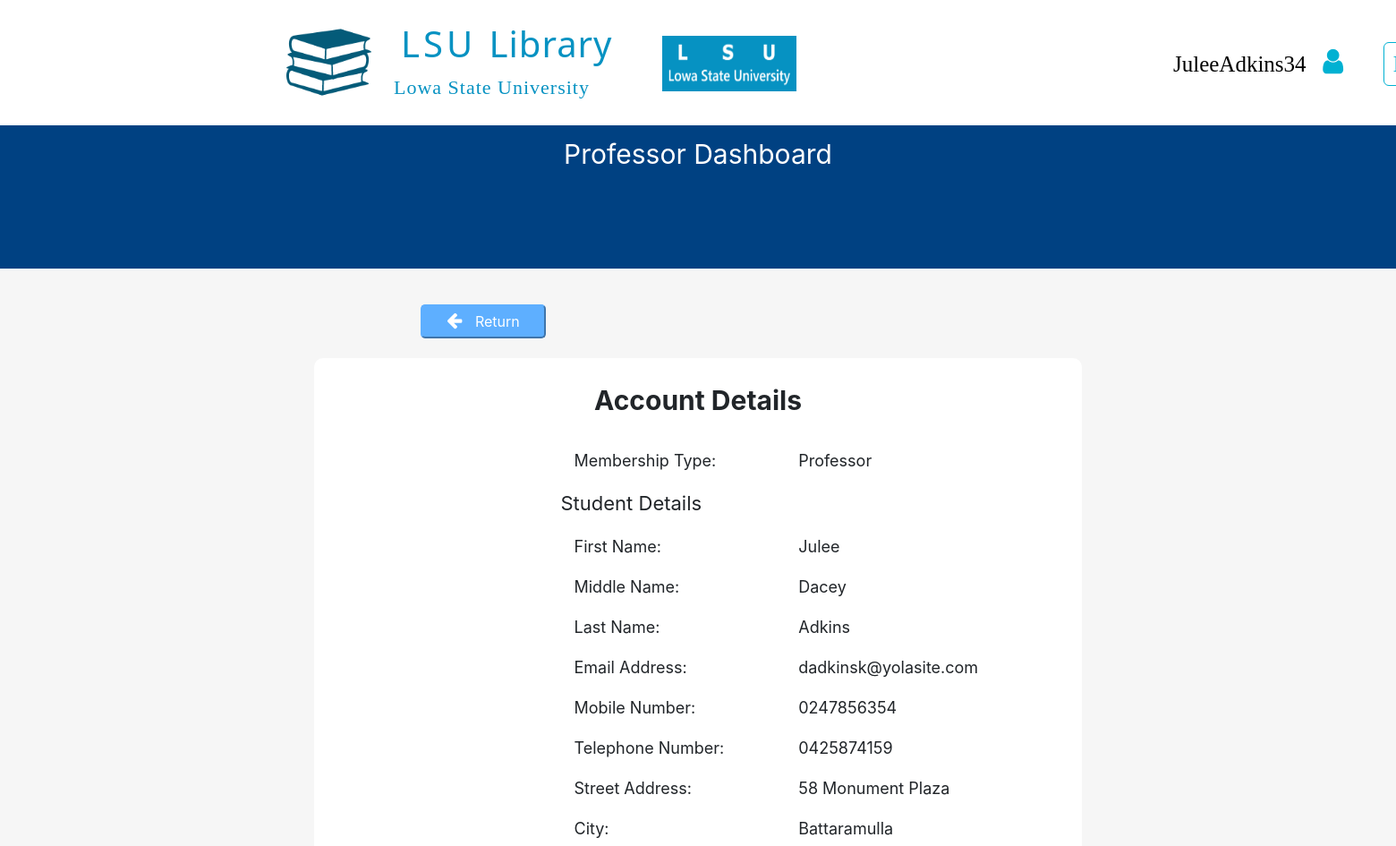
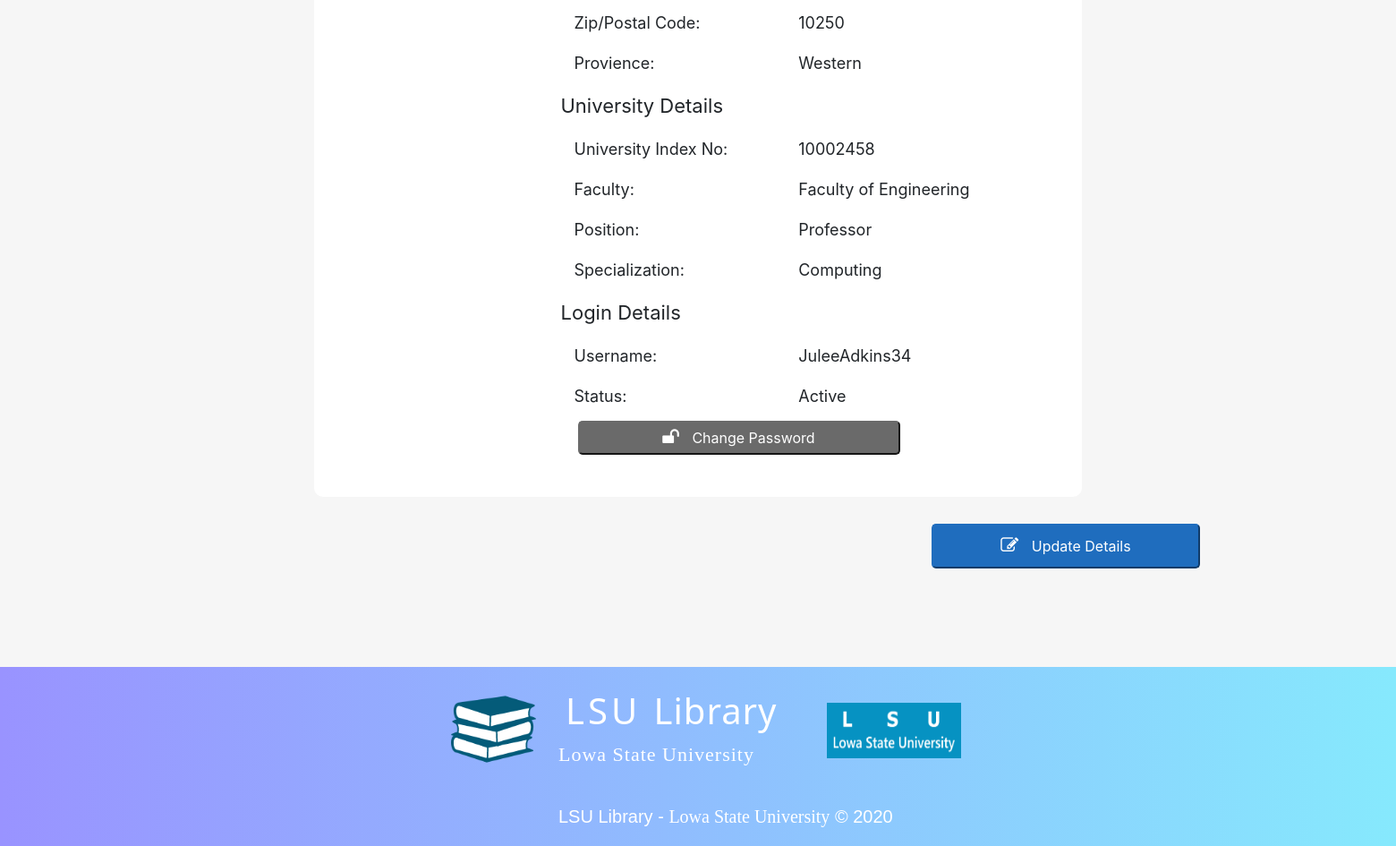
The page /studentProfessorDashboard/3.accountDetails/professorAccountDetails.php (signed in) on the database its author committed (2 pictures, top to bottom).
### tables this page shows
CREATE TABLE User(
  UserID INT(8) AUTO_INCREMENT,
  FirstName VARCHAR(30) NOT NULL,
  MiddleName VARCHAR(30),
  LastName VARCHAR(50) NOT NULL,
  EmailAddress VARCHAR(50) NOT NULL,
  StreetAddress VARCHAR(40) NOT NULL,
  ucCityID INT(8),
  uzpcZPCID INT(8),
  upProvienceID INT(8) NOT NULL,
  MobileNumber CHAR(10) NOT NULL,
  TelephoneNumber CHAR(10),
  RegistrationDateTime DATETIME DEFAULT CURRENT_TIMESTAMP,
  lLoginID INT NOT NULL,  
  PRIMARY KEY (UserID),
  FOREIGN KEY (ucCityID) REFERENCES UserCity(CityID),
  FOREIGN KEY (uzpcZPCID) REFERENCES UserZipPostalCode(ZPCID),
  FOREIGN KEY (upProvienceID) REFERENCES UserProvience(ProvienceID)
);

CREATE TABLE UserCity(
  CityID INT(8) AUTO_INCREMENT,
  City VARCHAR(50),
  PRIMARY KEY (CityID)
);

CREATE TABLE UserZipPostalCode(
  ZPCID INT(8) AUTO_INCREMENT,
  ZipPostalCode VARCHAR(5),
  PRIMARY KEY (ZPCID)
);

CREATE TABLE UserProvience(
  ProvienceID INT(8) AUTO_INCREMENT,
  Provience VARCHAR(15),
  PRIMARY KEY (ProvienceID)
);

CREATE TABLE UniversityMember(
  uUserID INT(8) NOT NULL,
  UniversityNo INT(8) NOT NULL,
  mmtMembershipTypeID INT(8) NOT NULL,
  mmsMemberStatusID INT(8) NOT NULL,
  mfFacultyID INT(8) NOT NULL,
  mpPositionID INT(8) NOT NULL,
  EditDateTime DATETIME,
  PRIMARY KEY (uUserID, UniversityNo),
  FOREIGN KEY (uUserID) REFERENCES User(UserID),
  FOREIGN KEY (mmtMembershipTypeID) REFERENCES MemberMembershipType(MembershipTypeID),
  FOREIGN KEY (mmsMemberStatusID) REFERENCES MemberMemberStatus(MemberStatusID),
  FOREIGN KEY (mfFacultyID) REFERENCES MemberFaculty(FacultyID),
  FOREIGN KEY (mpPositionID) REFERENCES MemberPosition(PositionID)
);

CREATE TABLE MemberFaculty(
  FacultyID INT(8) AUTO_INCREMENT,
  Faculty VARCHAR(50),
  PRIMARY KEY (FacultyID)
);

CREATE TABLE MemberPosition(
  PositionID INT(8) AUTO_INCREMENT,
  Position VARCHAR(25),
  PRIMARY KEY (PositionID)
);

CREATE TABLE ProfessorSpecialization(
  SpecializationID INT(8) AUTO_INCREMENT,
  Specialization VARCHAR(50),
  PRIMARY KEY (SpecializationID)
);

CREATE TABLE MemberMemberStatus(
  MemberStatusID INT(8) AUTO_INCREMENT,
  MemberStatus VARCHAR(15),
  PRIMARY KEY (MemberStatusID)
);

### studentProfessorDashboard/3.accountDetails/professorAccountDetails.php (the view, shortened to what this page needs)
<?php
  include_once("../../LSULibraryDBConnection.php");
  $userUsername = $_SESSION['username'];
?>
<!DOCTYPE html>
<html>
  <head>
    <link rel="stylesheet" href="../../assets/css/defaultLayout.css">
    <link rel="stylesheet" href="https://cdnjs.cloudflare.com/ajax/libs/font-awesome/4.7.0/css/font-awesome.min.css">
    <link rel="stylesheet" href="../../assets/bootstrap/css/bootstrap.min.css">
  </head>
  <body>
        <div style="height: 140px; width: 100%;">
              <div id="logoSection">
                <a href="../studentProfessorDashboard.php">
                  <img src="../../assets/Images/LSULibraryLogo.png" alt="LSU Library Logo" id="lsuLibraryLogoIcon">
                </a>
                <h1 id="mainTitle"> LSU <span id="mainTitleSpan">Library</span> </h1>
                <p id="mainTitleSub">Lowa State University</p>
                <img src="../../assets/Images/LSUUniversityLogo.png" alt="LSU Logo" id="lsuLogoIcon">
              </div>
              <table id="navSection">
                <tr>
                  <td class="navItem" id="navItem1">
                    <a href="professorAccountDetails.php" data-toggle="popover" data-trigger="hover" data-placement="bottom" title="Options"
                    data-content="View Account Details" style="color: black;">
                      <?php echo $userUsername ?> &nbsp
                      <i class="fa fa-user" style="font-size: 32px;
                                                  color: #00B1D2FF;"></i> &nbsp
                    </a>
                  </td>
                  <td class="navItem" id="navItem2">
                    <a href="../../logout.php">Logout</a>
                  </td>
                </tr>
              </table>
        </div>
            <div style="background-color: #004182;
                        width: 100%;
                        height: 160px;">
              <p style="font-size: 30px;
                        color: white;
                        text-align: center;
                        padding-top: 10px;">Professor Dashboard</p>
              <div style="position: absolute;
                          left: 50%;
                          transform: translate(-50%,-0%);">
              </div>
            </div>
          <div style="width: 100%;
                      height: 1390px;
                      background-color: #F6F6F6;">
            <button type="button" name="return" style="color: #FFFFFF;
                                                      background-color: #5EAFFF;
                                                      border-color: #5EAFFF;
                                                      padding: 5px;
                                                      border-radius: 5px;
                                                      width: 140px;
                                                      position: absolute;
                                                      top: 340px;
                                                      left: 470px;" onClick="window.location.href = '../studentProfessorDashboard.php';">
              <i class="fa fa-arrow-left" style="font-size: 20px;
                                                margin-right: 10px;"></i>
              Return
            </button>
            <div style="width: 55%;
                        height: 1100px;
                        background-color: #FFFFFF;
                        border-radius: 10px;
                        position: relative;
                        left: 50%;
                        transform: translateX(-50%);
                        top: 100px;">
              <p style="font-size: 30px;
                        padding-top: 25px;
                        text-align: center;"><b>Account Details</b></p>
              <div id="container">
                <?php
                  $retrieveUserSQL = "SELECT * FROM User u INNER JOIN Login l ON l.LoginID = u.lLoginID
                                      INNER JOIN UserCity uc ON uc.CityID = u.ucCityID
                                      INNER JOIN UserZipPostalCode uzpc ON uzpc.ZPCID = u.uzpcZPCID
                                      INNER JOIN UserProvience up ON up.ProvienceID = u.upProvienceID
                                      INNER JOIN UniversityMember um ON um.uUserID = u.UserID
                                      INNER JOIN MemberMembershipType mmt ON mmt.MembershipTypeID = um.mmtMembershipTypeID
                                      INNER JOIN MemberFaculty mf ON mf.FacultyID = um.mfFacultyID
                                      INNER JOIN MemberPosition mp ON mp.PositionID = um.mpPositionID
                                      INNER JOIN MemberMemberStatus mms ON mms.MemberStatusID = um.mmsMemberStatusID
                                      INNER JOIN Professor p ON p.umUserID = um.uUserID AND p.umUniversityNo = um.UniversityNo
                                      INNER JOIN ProfessorSpecialization ps ON ps.SpecializationID = p.psSpecializationID
                                      WHERE l.Username = '$userUsername';";
                  $retrieveUserResult = mysqli_query($databaseConn, $retrieveUserSQL);
                  $retrieveUserRow = mysqli_fetch_array($retrieveUserResult);
                ?>
                <table>
                  <tr>
                    <td> <p class="containerSubTextStyle">Membership Type: </p> <td>
                    <td> <p class="containerUserDataTextStyle">Professor </p> <td>
                  </tr>
                  <tr>
                    <td> <p class="containerMainTextStyle">Student Details</p> <td>
                  </tr>
                  <tr>
                    <td> <p class="containerSubTextStyle">First Name: </p> <td>
                    <td> <p class="containerUserDataTextStyle"> <?php echo $retrieveUserRow["FirstName"]; ?> </p> <td>
                  </tr>
                  <tr>
                    <td> <p class="containerSubTextStyle">Middle Name: </p> <td>
                    <td> <p class="containerUserDataTextStyle"> <?php echo $retrieveUserRow["MiddleName"]; ?> </p> <td>
                  </tr>
                  <tr>
                    <td> <p class="containerSubTextStyle">Last Name: </p> <td>
                    <td> <p class="containerUserDataTextStyle"> <?php echo $retrieveUserRow["LastName"]; ?> </p> <td>
                  </tr>
                  <tr>
                    <td> <p class="containerSubTextStyle">Email Address: </p> <td>
                    <td> <p class="containerUserDataTextStyle"> <?php echo $retrieveUserRow["EmailAddress"]; ?> </p> <td>
                  </tr>
                  <tr>
                    <td> <p class="containerSubTextStyle">Mobile Number: </p> <td>
                    <td> <p class="containerUserDataTextStyle"> <?php echo $retrieveUserRow["MobileNumber"]; ?> </p> <td>
                  </tr>
                  <tr>
                    <td> <p class="containerSubTextStyle">Telephone Number: </p> <td>
                    <td> <p class="containerUserDataTextStyle"> <?php echo $retrieveUserRow["TelephoneNumber"]; ?> </p> <td>
                  </tr>
                  <tr>
                    <td> <p class="containerSubTextStyle">Street Address: </p> <td>
                    <td> <p class="containerUserDataTextStyle"> <?php echo $retrieveUserRow["StreetAddress"]; ?> </p> <td>
                  </tr>
                  <tr>
                    <td> <p class="containerSubTextStyle">City: </p> <td>
                    <td> <p class="containerUserDataTextStyle"> <?php echo $retrieveUserRow["City"]; ?> </p> <td>
                  </tr>
                  <tr>
                    <td> <p class="containerSubTextStyle">Zip/Postal Code: </p> <td>
                    <td> <p class="containerUserDataTextStyle"> <?php echo $retrieveUserRow["ZipPostalCode"]; ?> </p> <td>
                  </tr>
                  <tr>
                    <td> <p class="containerSubTextStyle">Provience: </p> <td>
                    <td> <p class="containerUserDataTextStyle"> <?php echo $retrieveUserRow["Provience"]; ?> </p> <td>
                  </tr>
                  <tr>
                    <td> <p class="containerMainTextStyle">University Details</p> <td>
                  </tr>
                  <tr>
                    <td> <p class="containerSubTextStyle">University Index No: </p> <td>
                    <td> <p class="containerUserDataTextStyle"> <?php echo $retrieveUserRow["UniversityNo"]; ?> </p> <td>
                  </tr>
                  <tr>
                    <td> <p class="containerSubTextStyle">Faculty: </p> <td>
                    <td> <p class="containerUserDataTextStyle"> <?php echo $retrieveUserRow["Faculty"]; ?> </p> <td>
                  </tr>
                  <tr>
                    <td> <p class="containerSubTextStyle">Position: </p> <td>
                    <td> <p class="containerUserDataTextStyle"> <?php echo $retrieveUserRow["Position"]; ?> </p> <td>
                  </tr>
                  <tr>
                    <td> <p class="containerSubTextStyle">Specialization: </p> <td>
                    <td> <p class="containerUserDataTextStyle"> <?php echo $retrieveUserRow["Specialization"]; ?> </p> <td>
                  </tr>
                  <tr>
                    <td> <p class="containerMainTextStyle">Login Details</p> <td>
                  </tr>
                  <tr>
                    <td> <p class="containerSubTextStyle">Username: </p> <td>
                    <td> <p class="containerUserDataTextStyle"> <?php echo $retrieveUserRow["Username"]; ?> </p> <td>
                  </tr>
                  <tr>
                    <td> <p class="containerSubTextStyle">Status: </p> <td>
                    <td> <p class="containerUserDataTextStyle"> <?php echo $retrieveUserRow["MemberStatus"]; ?> </p> <td>
                  </tr>
                </table>
                <button type="button" name="changePassword" style="color: #FFFFFF;
                                                                  background-color: #6A6A6A;
                                                                  border-color: #6A6A6A;
                                                                  padding: 5px;
                                                                  border-radius: 5px;
                                                                  width: 360px;
                                                                  position: absolute;
                                                                  top: 915px;
                                                                  left: 80px;" onClick="window.location.href = 'studentProfessorChangePassword.php';">
                  <i class="fa fa-unlock" style="font-size: 20px;
                                                margin-right: 10px;"></i>
                  Change Password
                </button>
              </div>
              <button type="button" name="updateDetails" style="color: #FFFFFF;
                                                                background-color: #1F6DBE;
                                                                border-color: #1F6DBE;
                                                                padding: 5px;
                                                                border-radius: 5px;
                                                                width: 300px;
                                                                height: 50px;
                                                                position: absolute;
                                                                top: 1130px;
                                                                left: 690px;" onClick="window.location.href = 'professorUpdateDetails.php';">
                <i class="fa fa-edit" style="font-size: 20px;
                                            margin-right: 10px;"></i>
                Update Details
              </button>
          </div>
        </div>
          <div id="footer">
            <div id="footerLogoSection">
              <img src="../../assets/images/LSULibraryLogo.png" alt="LSU Library Logo" id="lsuLibraryLogoIcon">
              <h1 id="mainTitle"> LSU <span id="mainTitleSpan">Library</span> </h1>
              <p id="mainTitleSub">Lowa State University</p>
              <img src="../../assets/images/LSUUniversityLogo.png" alt="LSU Logo" id="lsuLogoIcon">
            </div>
            <p id="footerText1Main">LSU Library - <span id="footerText1Sub">Lowa State University</span> &copy; 2020</p>
          </div>
  </body>
</html>

### assets/css/defaultLayout.css (style rules this page uses)
* { margin: 0; }
#lsuLibraryLogoIcon { height: 95px; width: 95px; position: relative; top: 122px; left: -120px; }
#logoSection { position: relative; top: -100px; left: 440px; }
#mainTitle { color: #0692c2; letter-spacing: 4px; font-family: 'Noto Sans', sans-serif; font-size: 40px; padding-top: 30px; padding-left: 8px; }
#mainTitleSpan { letter-spacing: 1px; }
#mainTitleSub { font-size: 22px; font-family: verdana; color: #0692c2; letter-spacing: 1px; }
#lsuLogoIcon { height: 62px; width: 150px; position: relative; top: -90px; left: 300px; }
#navSection { position: relative; top: -240px; left: 1280px; }
.navItem { padding-left: 20px; }
.navItem a { font-size: 25px; text-decoration: none; color: #00B1D2FF; font-family: verdana; border-style: solid; border-width: thin; border-radius: 6px; padding: 10px; }
#navItem1 a { border-color: white; transition-duration: 0.4s; }
#navItem2 a { transition-duration: 0.4s; }
#footer { background-image: linear-gradient(to right, #9993ff, #86e9fd); height: 200px; }
#footerLogoSection { position: relative; left: 40%; top: -100px; }
#footerLogoSection h1 { color: white; }
#footerLogoSection span { color: white; }
#footerLogoSection p { color: white; }
#footerText1Main { position: relative; top: -140px; left: 40%; font-family: sans-serif; font-size: 20px; color: white; }
#footerText1Sub { font-family: serif; font-size: 20px; color: white; }

### studentProfessorDashboard/3.accountDetails/professorAccountDetails.php (style rules this page uses)
#container { height: 1000px; width: 80%; position: absolute; top: 100px; left: 25%; transition: translateX(-75%); }
.containerMainTextStyle { font-size: 22px; padding-left: 60px; }
.containerSubTextStyle { font-size: 18px; padding-left: 75px; }
.containerUserDataTextStyle { font-size: 18px; padding-left: 75px; }

### rows shown on the page
user: FirstName "Julee", MiddleName "Dacey", LastName "Adkins", EmailAddress "dadkinsk@yolasite.com", MobileNumber "0247856354", TelephoneNumber "0425874159", StreetAddress "58 Monument Plaza", ucCityID.City "Battaramulla", uzpcZPCID.ZipPostalCode "10250", upProvienceID.Provience "Western", universitymember.UniversityNo "10002458", memberfaculty.Faculty "Faculty of Engineering", memberposition.Position "Professor", professorspecialization.Specialization "Computing", lLoginID.Username "JuleeAdkins34", membermemberstatus.MemberStatus "Active"

### other values the page prints
$userUsername "JuleeAdkins34"
